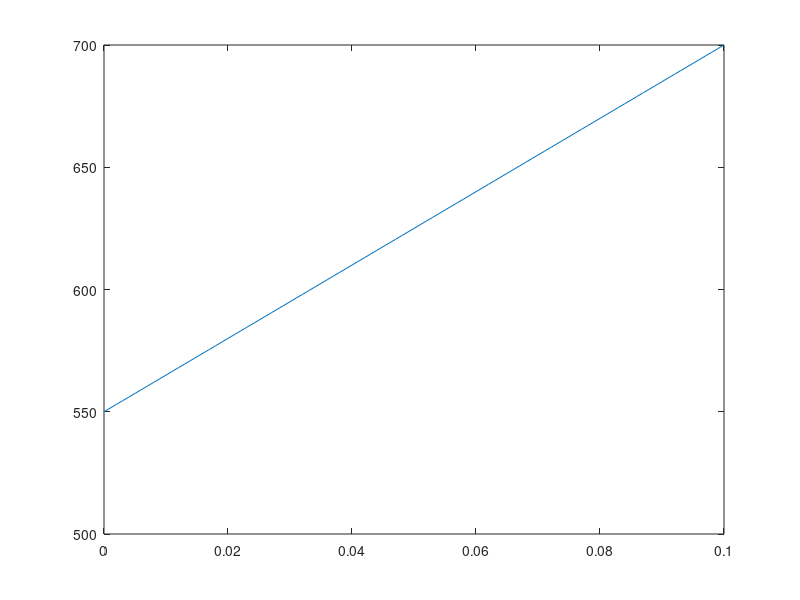
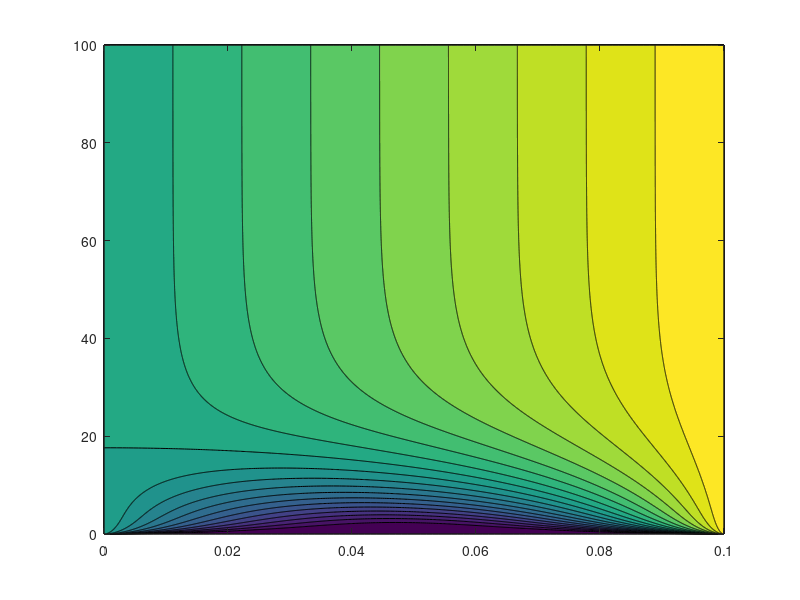

Here is the MATLAB script that generated these plots, in order:
clear;
clc;
format compact;
format long;

%% Input parameters
lambda = 384;
rho = 8800;
capacitance = 381;

L = 0.1;
N_L = 100;
dL = L / N_L;

t = 100;
N_t = 8000;
dt = t / N_t;

x = 0:dL:L;
t = 0:dt:t;

T_left = 550;
T_right = 700;

T0 = linspace(350, 350, length(x));
T0(1) = T_left;
T0(end) = T_right;

%% Additional variables
T = zeros(length(t), length(x));

A = lambda / dL^2;
B = 2 * lambda / dL^2 + rho * capacitance / dt;
C = lambda / dL^2;
D = - rho * capacitance / dt;

%% Calculation
T(1, :) = T0;

alpha = zeros(size(x));
for i = 2:length(x)
    alpha(i) = A / (B - C * alpha(i - 1));
end
beta = zeros(size(x));
beta(1) = T_left;

for k = 1:(length(t) - 1)
    T(k + 1, end) = T_right;

    for i = 2:length(beta)
        beta(i) = (C * beta(i - 1) - D * T(k, i)) / (B - C * alpha(i - 1));
    end

    for i = length(T(k + 1, :)):-1:2
        T(k + 1, i - 1) = T(k + 1, i) * alpha(i - 1) + beta(i - 1);  
    end

    T(k + 1, 1) = T_left;  
end


% T(end, :)
%% Final temp plot
figure;
plot(x, T(end, :));

%% Temp evolution plot
[x, y] = meshgrid(x, t);
figure;
contourf(x, y, T, 20);



